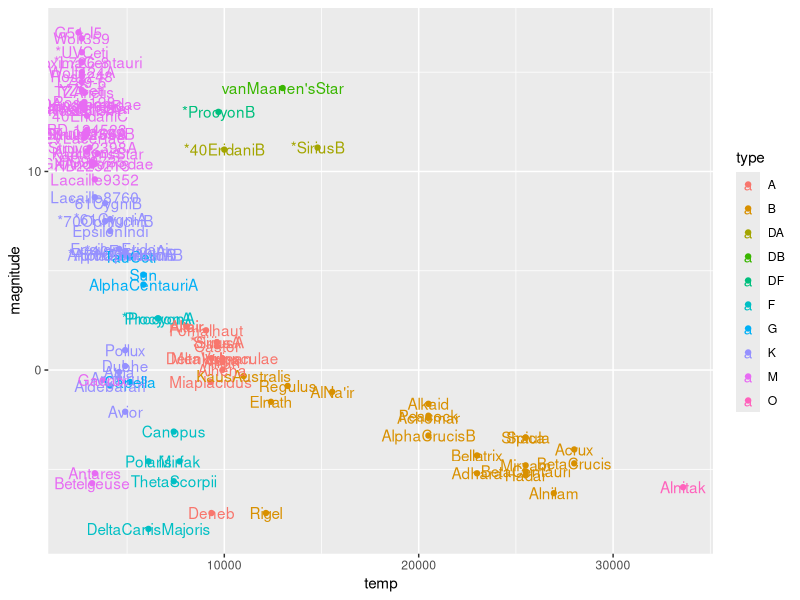
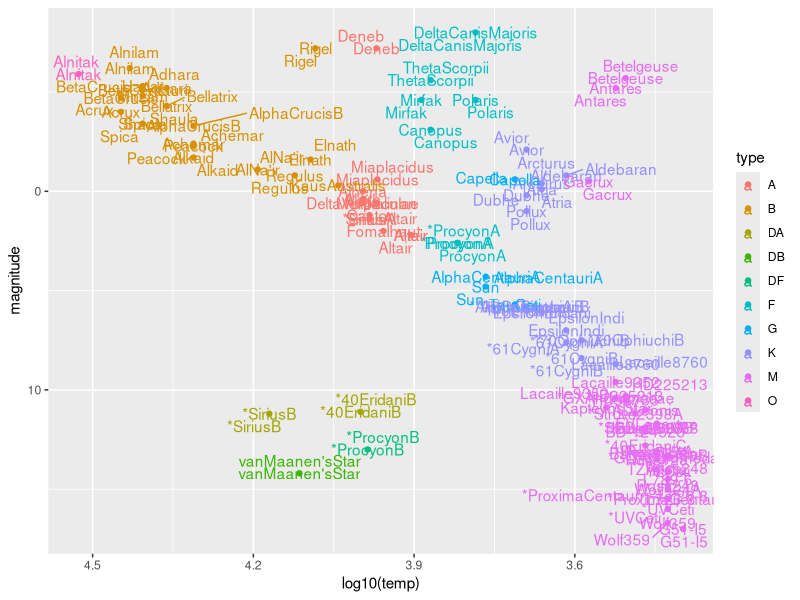
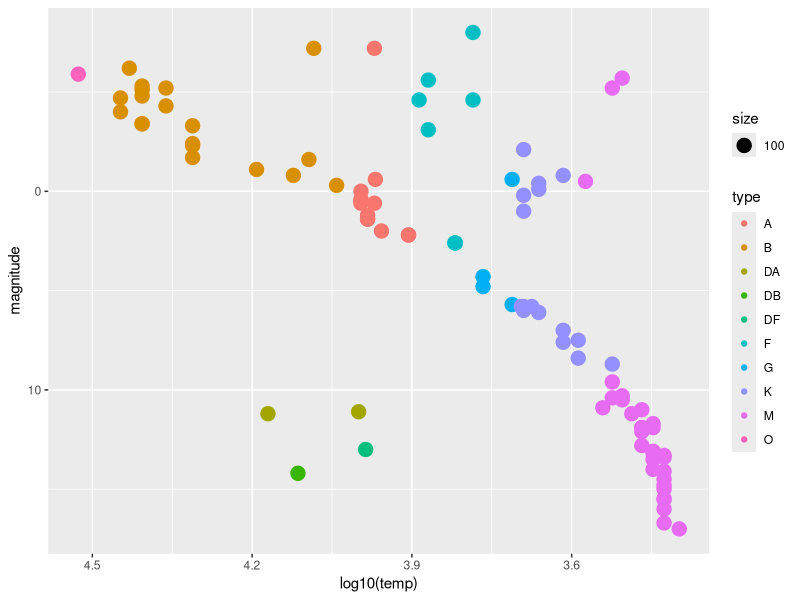

The R script that drew these images, in order:
library(tidyverse)
library(dslabs)
library(ggrepel)
data(stars)
options(digits = 3)
View(stars)

sd(stars$magnitude)

stars %>%
  ggplot(aes(temp, magnitude, col=type, label = star)) +
  geom_point() + geom_text(nudge_x = 1)

stars %>%
  ggplot(aes(log10(temp), magnitude, col=type, label = star)) +
  geom_point() + geom_text() +
  scale_x_reverse() +
  scale_y_reverse() + geom_text_repel()

stars %>%
  ggplot(aes(log10(temp), magnitude, col=type, size = 100)) +
  geom_point() +
  scale_x_reverse() +
  scale_y_reverse()

count(stars %>% filter(temp>8000 & magnitude>10))
